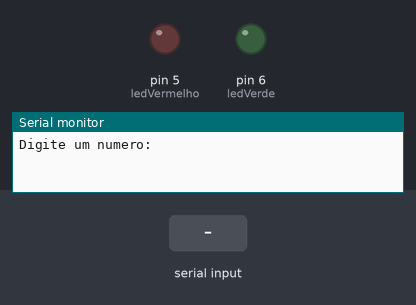
The sketch below on a simulated Arduino Uno, built with avr-gcc and run on an emulated ATmega328P. Shown: output pins drawn as LEDs (lit = HIGH), the last lines printed to the serial monitor. The test bench sets the inputs (shaded band).

Above: at 1.2 s.
1.3 s: "90,45\n" received over Serial
At 2.7 s:
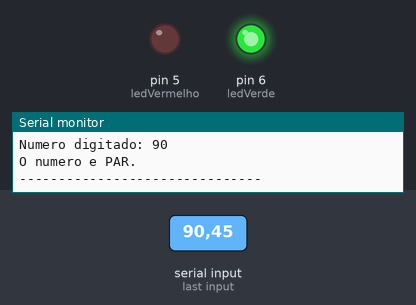
At 7.6 s:
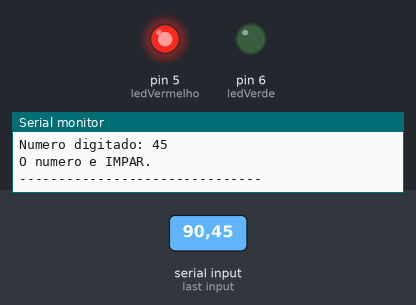
Timing chart, 0 to 8.8 s (numbered marks = the images above; inputs shaded):
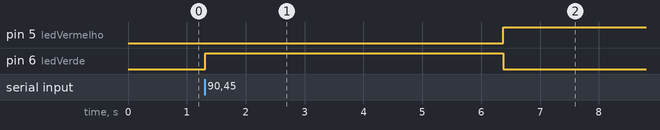

The sketch:

if_12.ino
```cpp
// Variáveis dos LEDs
int ledVermelho = 5;
int ledVerde = 6;

int numero = 0;

void setup()
{
  pinMode(ledVermelho, OUTPUT);  // LED vermelho = número ímpar
  pinMode(ledVerde, OUTPUT);     // LED verde = número par
  Serial.begin(9600);            // Inicializa a comunicação serial
}

void loop()
{
  Serial.println("Digite um numero:");
  while (!Serial.available()) {}
  numero = Serial.parseInt();
  Serial.read(); // limpa o buffer

  Serial.println("-------------------------------");
  Serial.print("Numero digitado: ");
  Serial.println(numero);

  if (numero % 2 == 0) {
    Serial.println("O numero e PAR.");
    digitalWrite(ledVerde, HIGH);
    digitalWrite(ledVermelho, LOW);
  } else {
    Serial.println("O numero e IMPAR.");
    digitalWrite(ledVerde, LOW);
    digitalWrite(ledVermelho, HIGH);
  }

  Serial.println("-------------------------------");
  delay(5000);
}
```

Measured:
- after the input at 1.3 s, pin 5 (ledVermelho): LOW → HIGH after 5.1 s; pin 6 (ledVerde): LOW → HIGH at once, → LOW 5.1 s later
